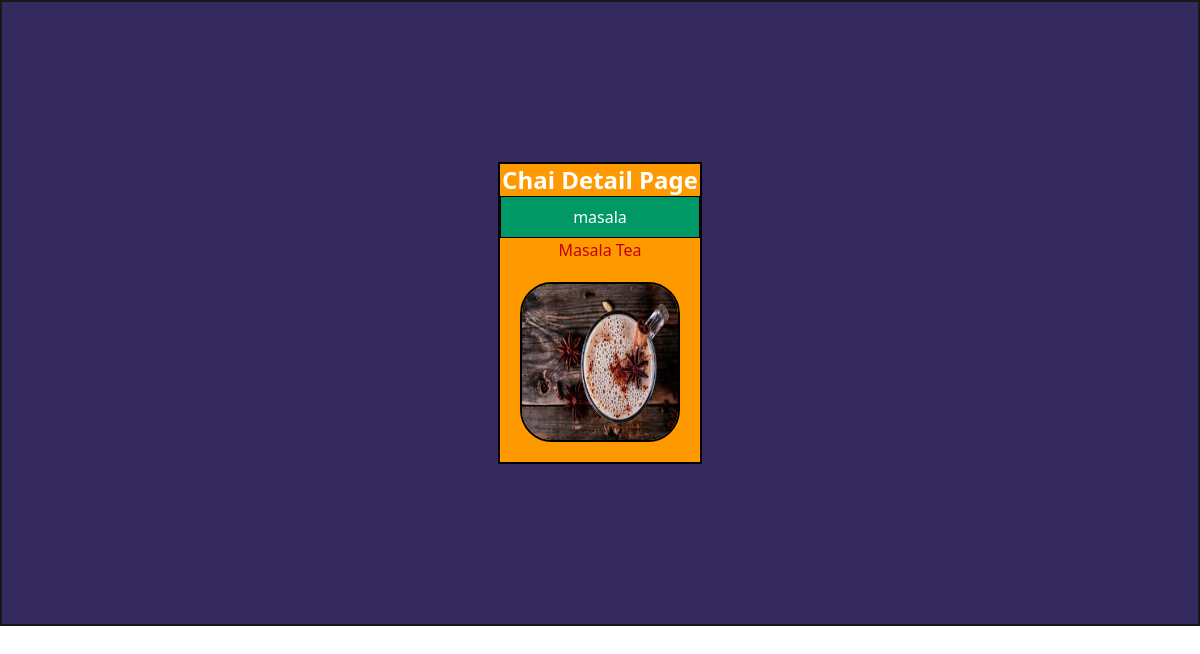
Page /chai/1/ on the committed database.
### chai/models.py (models this page shows, shortened)
class chaiVarity(models.Model):
    CHAI_TYPES_CHOICE = [
        ('ML', 'MASALA'),
        ('GR', 'GINGER'),
        ('KI', 'KIWI'),
        ('PL', 'PLAIN'),
        ('EL', 'ELACHI'),
    ]
    name = models.CharField(max_length=100)
    image = models.ImageField(upload_to='chais/')
    date_added = models.DateTimeField(default=timezone.now)
    type = models.CharField(max_length=2, choices=CHAI_TYPES_CHOICE)
    description = models.TextField(default="")

### chai/views.py (the view)
# urls.py: path('<int:chai_id>/',views.chai_detail,name="chai_detail"),
def chai_detail(request,chai_id):
    chai=get_object_or_404(chaiVarity,pk=chai_id)
    return render(request,'chai/chai_detail.html',{'chai':chai})

### chai/templates/chai/chai_detail.html (shortened to what this page needs)
{%extends 'layout.html'%}
{% block content%}
<div class="flex justify-center items-center border-2 p-40">
    <div class= "bg-amber-500 border-2 border-black">
        <h1 class="text-2xl font-bold ">Chai Detail Page</h1>
        <h1 class="text-center border p-2 border-black bg-emerald-600">{{ chai.name }}</h1>
        <p class="text-center text-red-700">{{ chai.description }}</p>
        <div class="flex justify-center p-5">
        <img class="rounded-4xl h-40 w-40 border-2 border-black" src="{{ chai.image.url }}" alt="" >
        </div>
    </div>
</div>
{% endblock %}

### static/style.css (style rules this page uses)
body { background-color: rgb(53, 42, 94); }
h1 { text-align: center; color: white; }

### rows in the picture
chaiVarity: name "masala", description "Masala Tea", image (picture)
